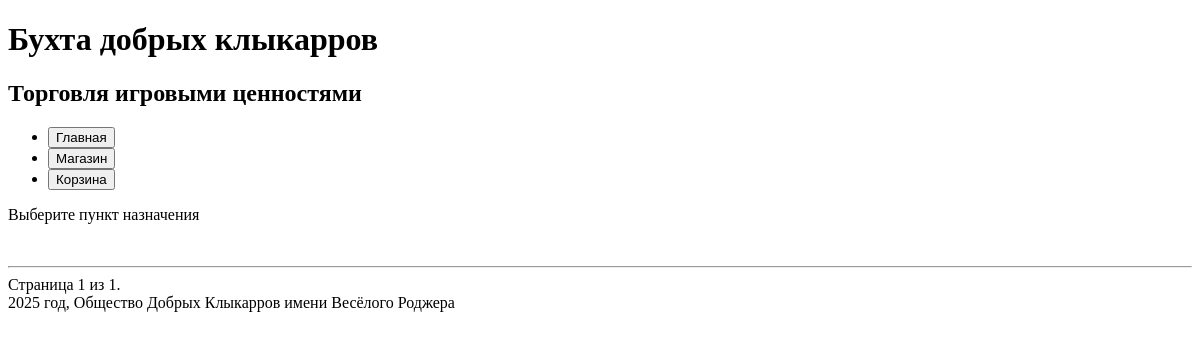
Before: / with the older database file.
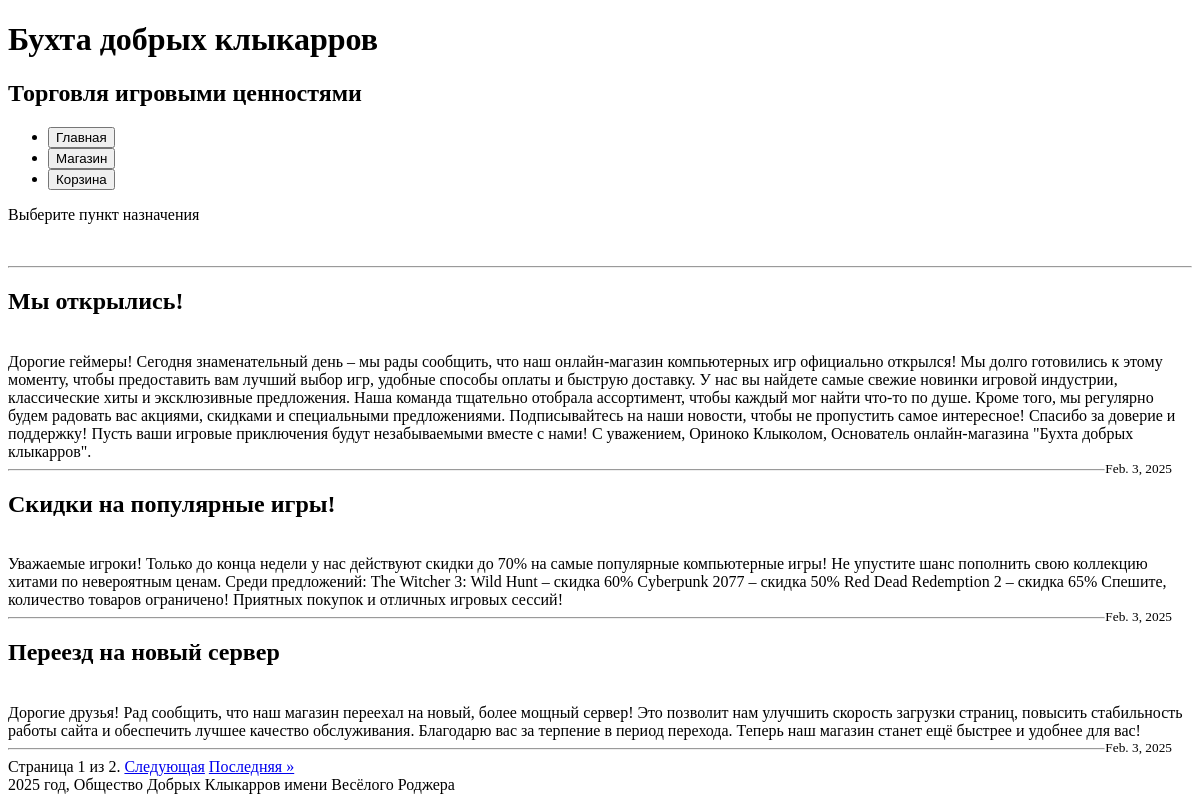
After: the same page with the newer database file.
### task1/models.py (models this page shows, shortened)
class News(models.Model):
    title = models.CharField(max_length=100)
    content = models.TextField()
    date = models.DateField(auto_now_add=True)

### task1/views.py (the view)
# urls.py: path('', news4, name='index4'),
def news4(request):
    news = News.objects.all()
    paginator = Paginator(news, 3)
    page_number = request.GET.get('page')
    page_obj = paginator.get_page(page_number)
    context = {'news': page_obj}
    return render(request, 'news.html', context)

### templates/news.html (shortened to what this page needs)
{% extends 'menu.html' %}
{% block header %}{{block.super}}{% endblock %}
{% block navigation %}{{block.super}}{% endblock %}
{% block main %}
    <p>Выберите пункт назначения</p>
    <br>
    <hr>
    {% for new in news %}
        <h2>{{ new.title }}</h2>
        <br>
        {{ new.content }}
        <br>
        <small style="float: right; margin-right: 20px;">{{ new.date }}</small>
        <hr>
    {% endfor %}
    <div class="pagination">
        <span class="step-links">
            <span class="current">
                Страница {{ news.number }} из {{ news.paginator.num_pages }}.
            </span>
            {% if news.has_next %}
                <a href="?page={{ news.next_page_number }}">Следующая</a>
                <a href="?page={{ news.paginator.num_pages }}">Последняя &raquo;</a>
            {% endif %}
        </span>
    </div>
{% endblock %}
{% block footer %}{{block.super}}{% endblock %}

### templates/menu.html (shortened to what this page needs)
<!DOCTYPE html>
<html lang="en">
<head>
</head>
<body>
    <header>
        {% block header %}
        <h1>Бухта добрых клыкарров</h1>
        <h2>Торговля игровыми ценностями</h2>
        {% endblock %}
    </header>
    <nav>
       {% block navigation %}
        <ul>
            <li><a href="{% url 'index4' %}"><button>Главная</button></a></li>
            <li><a href="{% url 'shop4' %}"><button>Магазин</button></a></li>
            <li><a href="{% url 'cart4' %}"><button>Корзина</button></a></li>
        </ul>
       {% endblock %}
    </nav>
    <main>
        {% block main %}{% endblock %}
    </main>
    <footer>
        {% block footer %}
        2025 год, Общество Добрых Клыкарров имени Весёлого Роджера
        {% endblock %}
    </footer>
</body>
</html>

Changed rows visible on the page:
added News: title "Мы открылись!", content "Дорогие геймеры! Сегодня знаменательный день – мы рады сообщить, что наш онлайн-магазин компьютерных игр официально открылся! Мы долго готовились к этому моменту, чтобы предоставить вам лучший выбор игр, удобные способы оплаты и быструю доставку. У нас вы найдете самые свежие новинки игровой индустрии, классические хиты и эксклюзивные предложения. Наша команда тщательно отобрала ассортимент, чтобы каждый мог найти что-то по душе. Кроме того, мы регулярно будем радовать вас акциями, скидками и специальными предложениями. Подписывайтесь на наши новости, чтобы не пропустить самое интересное! Спасибо за доверие и поддержку! Пусть ваши игровые приключения будут незабываемыми вместе с нами! С…", date "Feb. 3, 2025"
added News: title "Скидки на популярные игры!", content "Уважаемые игроки! Только до конца недели у нас действуют скидки до 70% на самые популярные компьютерные игры! Не упустите шанс пополнить свою коллекцию хитами по невероятным ценам. Среди предложений: The Witcher 3: Wild Hunt – скидка 60% Cyberpunk 2077 – скидка 50% Red Dead Redemption 2 – скидка 65% Спешите, количество товаров ограничено! Приятных покупок и отличных игровых сессий!", date "Feb. 3, 2025"
added News: title "Переезд на новый сервер", content "Дорогие друзья! Рад сообщить, что наш магазин переехал на новый, более мощный сервер! Это позволит нам улучшить скорость загрузки страниц, повысить стабильность работы сайта и обеспечить лучшее качество обслуживания. Благодарю вас за терпение в период перехода. Теперь наш магазин станет ещё быстрее и удобнее для вас!", date "Feb. 3, 2025"
Other visible differences:
{{ news.paginator.num_pages }}: "1" → "2"
text now shown: "Следующая Последняя »"
